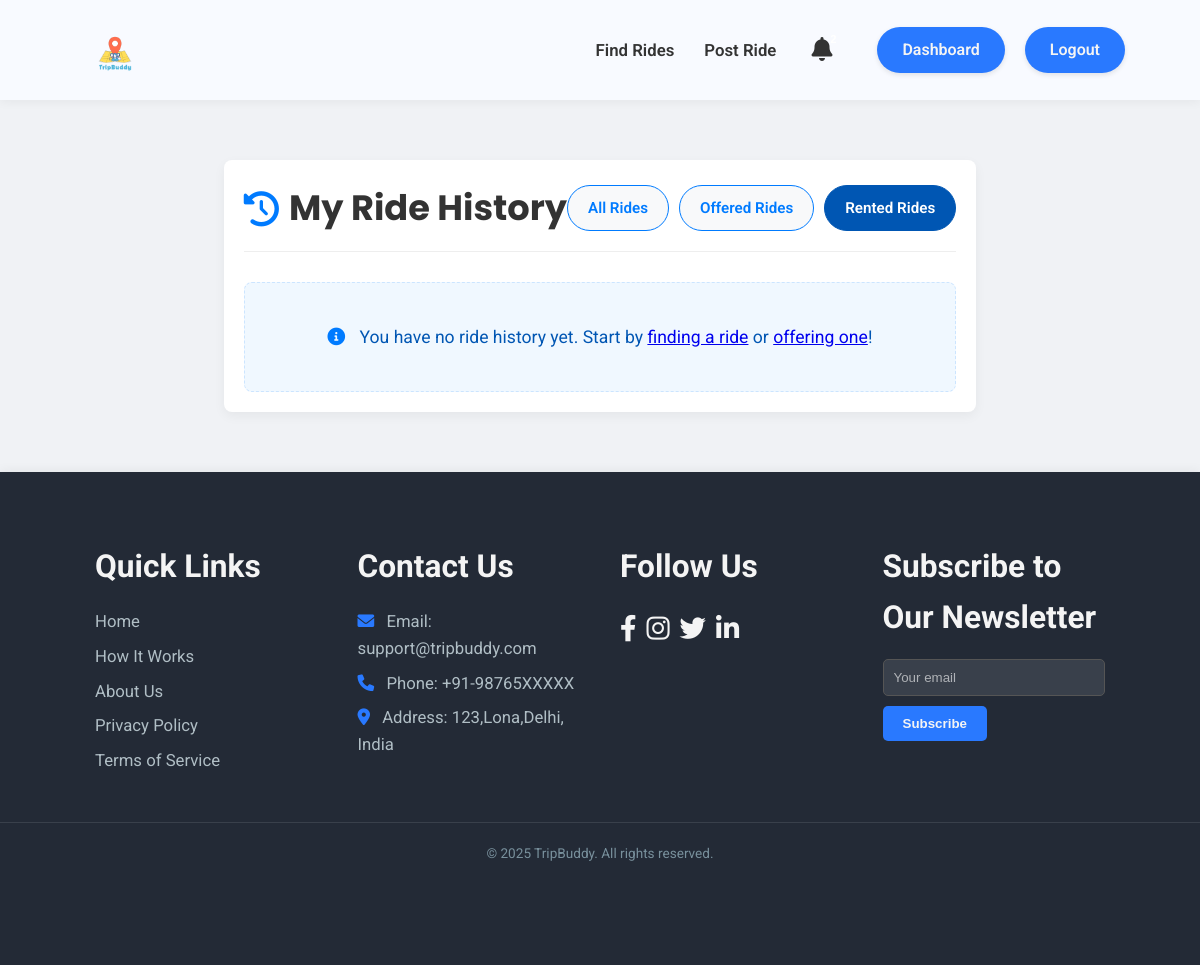
/my_rides?filter=rented (signed in), run on an earlier commit of the app's database.
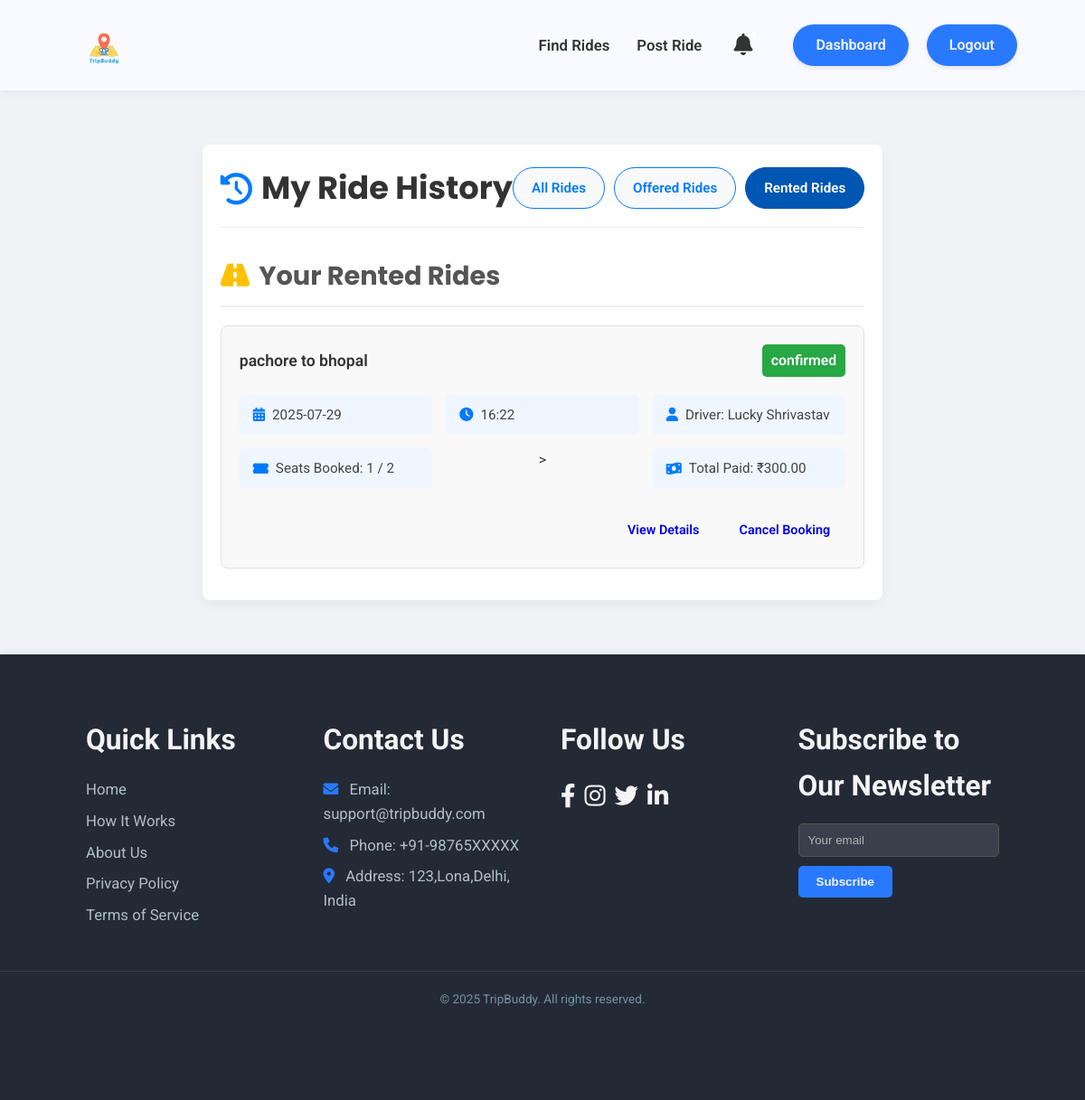
And on a later commit of the database.
### models.py (models this page shows, shortened)
class Booking(db.Model):
    id = db.Column(db.Integer, primary_key=True)
    user_id = db.Column(db.Integer, db.ForeignKey('user.id'), nullable=False)  # The user who booked the ride (renter)
    ride_id = db.Column(db.Integer, db.ForeignKey('ride.id'), nullable=False)  # The ride being booked
    seats_booked = db.Column(db.Integer, nullable=False)
    total_price = db.Column(db.Float, nullable=False)
    booking_date = db.Column(db.DateTime, default=datetime.utcnow, nullable=False)
    status = db.Column(db.String(20), default='confirmed', nullable=False) # e.g., 'confirmed', 'completed', 'cancelled'

class Ride(db.Model):
    id = db.Column(db.Integer, primary_key=True)
    creator_id = db.Column(db.Integer, db.ForeignKey('user.id'), nullable=False)
    start_location = db.Column(db.String(100), nullable=False)
    end_location = db.Column(db.String(100), nullable=False)
    price = db.Column(db.Float, nullable=False)
    seats = db.Column(db.Integer, nullable=False)
    date = db.Column(db.Date, nullable=False) # Make sure this is present and nullable=False
    time = db.Column(db.String(20), nullable=False) # Make sure this is present and nullable=False
    description = db.Column(db.Text, nullable=True)
    bookings = db.relationship('Booking', backref='ride', lazy=True)
    status = db.Column(db.String(20), default='active', nullable=False) # e.g., 'active', 'completed', 'cancelled'
    driver = db.relationship('User', foreign_keys=[creator_id], backref='offered_rides', lazy=True)

class User(UserMixin, db.Model):
    id = db.Column(db.Integer, primary_key=True)
    username = db.Column(db.String(80), unique=True, nullable=False)
    email = db.Column(db.String(120), unique=True, nullable=False)
    password = db.Column(db.String(120), nullable=False)
    role = db.Column(db.String(20), nullable=False) # e.g., 'Renter', 'Provider'
    rides_created = db.relationship('Ride', backref='creator', lazy=True)
    rides_taken = db.Column(db.Integer, default=0, nullable=False)
    can_offer_rides = db.Column(db.Boolean, default=False, nullable=False)
    can_find_rides = db.Column(db.Boolean, default=False, nullable=False)
    received_notifications = db.relationship('Notification', backref='recipient', lazy=True, foreign_keys='Notification.user_id')
    bookings_made = db.relationship('Booking', backref='booker', lazy=True, foreign_keys='Booking.user_id')

### app.py (the view, shortened to what this page needs)
@app.route('/my_rides')
@login_required
def my_rides():
    filter_param = request.args.get('filter', 'all')
    offered_rides = []
    rented_rides = []
    print(f"DEBUG: Current user ID: {current_user.id}") # ADD THIS DEBUG LINE
    if filter_param == 'all' or filter_param == 'rented':
        rented_rides = Booking.query.filter_by(user_id=current_user.id).order_by(Booking.booking_date.desc()).all()
        print(f"DEBUG: Rented rides found: {len(rented_rides)}") # ADD THIS DEBUG LINE
        for booking in rented_rides:
            if booking.status == 'confirmed':
                booking.status_class = 'active'
            elif booking.status == 'completed':
                booking.status_class = 'completed'
            elif booking.status == 'cancelled':
                booking.status_class = 'cancelled'
            else:
                booking.status_class = 'pending'
    return render_template(
        'my_rides.html',
        offered_rides=offered_rides,
        rented_rides=rented_rides,
        filter=filter_param
    )

### app.py (called while the page is built)
@login_manager.user_loader
def load_user(user_id):
    return User.query.get(int(user_id))

### templates/my_rides.html (shortened to what the changed rows need)
<!DOCTYPE html>
<html lang="en">
<head>
    <link rel="stylesheet" href="https://cdnjs.cloudflare.com/ajax/libs/font-awesome/6.0.0-beta3/css/all.min.css">
    <link rel="stylesheet" href="{{ url_for('static', filename='css/main.css') }}">
    <link rel="stylesheet" href="{{ url_for('static', filename='css/dashboard.css') }}">
</head>
<body>
    <main>
        <div class="my-rides-container">
            <div class="my-rides-header">
                <h1><i class="fas fa-history"></i> My Ride History</h1>
            </div>
            <section class="rides-list-section">
                {% if offered_rides or rented_rides %}
                    {% if rented_rides and (filter == 'all' or filter == 'rented') %}
                        <h2 class="ride-category-title rented"><i class="fas fa-road"></i> Your Rented Rides</h2>
                        {% for booking in rented_rides %}
                            <div class="ride-card">
                                <div class="ride-card-header">
                                    <span>{{ booking.ride.start_location }} to {{ booking.ride.end_location }}</span>
                                    <span class="ride-status {{ booking.status_class }}">{{ booking.status }}</span>
                                </div>
                                <div class="ride-details-grid">
                                    <div class="ride-detail-item"><i class="fas fa-calendar-alt"></i> {{ booking.ride.date.strftime('%Y-%m-%d') }}</div>
                                    <div class="ride-detail-item"><i class="fas fa-clock"></i> {{ booking.ride.time }}</div>
                                    <div class="ride-detail-item"><i class="fas fa-user"></i> Driver: {{ booking.ride.driver.username }}</div>
                                    <div class="ride-detail-item"><i class="fas fa-ticket-alt"></i> Seats Booked: {{ booking.seats_booked }} / {{ booking.ride.seats }}</div>>
                                    <div class="ride-detail-item"><i class="fas fa-money-bill-wave"></i> Total Paid: ₹{{ "%.2f"|format(booking.total_price) }}</div>
                                </div>
                                <div class="ride-actions">
                                    <a href="{{ url_for('view_booking_details', booking_id=booking.id) }}" class="btn btn-info">View Details</a>
                                    <a href="{{ url_for('cancel_booking', booking_id=booking.id) }}" class="btn btn-danger">Cancel Booking</a>
                                </div>
                            </div>
                        {% endfor %}
                    {% elif filter == 'rented' %}
                        <p class="no-rides-message"><i class="fas fa-info-circle"></i> You have not rented any rides yet.</p>
                    {% endif %}
                {% else %}
                    <p class="no-rides-message"><i class="fas fa-info-circle"></i> You have no ride history yet. Start by <a href="{{ url_for('find_rides') }}">finding a ride</a> or <a href="{{ url_for('post_ride') }}">offering one</a>!</p>
                {% endif %}
            </section>
        </div>
    </main>
</body>
</html>

What changed in the data, as far as the page shows it:
added Booking: ride.start_location "pachore", ride.end_location "bhopal", status "confirmed", ride "2025-07-29", ride.time "16:22", ride.driver.username "Lucky Shrivastav", seats_booked "1", ride.seats "2", total_price "300.00"
Also different on the page:
text no longer shown: "You have no ride history yet. Start by finding a ride or offering one !"
text now shown: "Your Rented Rides"
